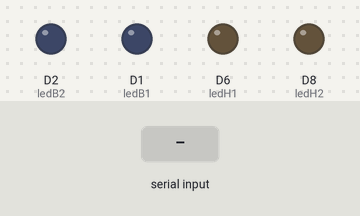
The sketch below on a simulated ESP8266 (NodeMCU). On the bench: output pins drawn as LEDs (lit = HIGH). The inputs (shaded band) are chosen by the test bench.

Above: at 1.2 s.
1.3 s: "A" received over Serial
At 1.6 s:
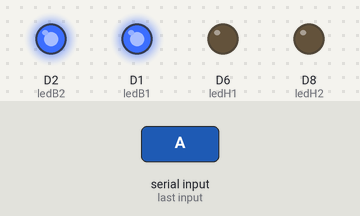
2.8 s: "C" received over Serial
At 4.0 s:
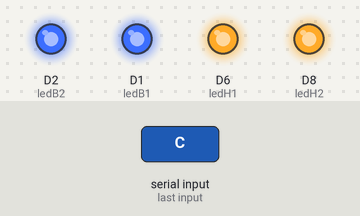
4.3 s: "B" received over Serial
At 5.1 s:
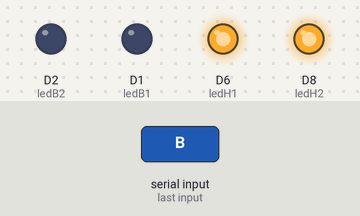
5.8 s: "D" received over Serial
At 6.3 s:
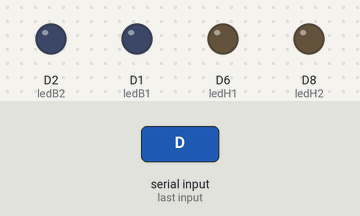
Timing chart, 0 to 8.3 s (numbered marks = the images above; inputs shaded):
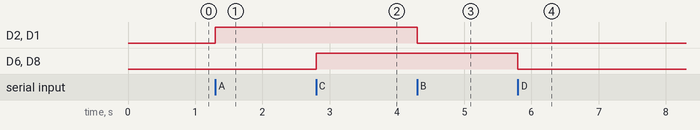

Measured:
- after the input at 1.3 s, D2 (ledB2), D1 (ledB1): LOW → HIGH at once
- after the input at 2.8 s, D6 (ledH1), D8 (ledH2): LOW → HIGH at once
- after the input at 4.3 s, D2 (ledB2), D1 (ledB1): HIGH → LOW at once
- after the input at 5.8 s, D6 (ledH1), D8 (ledH2): HIGH → LOW at once

The sketch:

sketch_Arduino_Mcu__Face_Motion_Detector.ino
```cpp
int ledH1 = D6;
int ledH2 = D8;
int ledB1 = D1;
int ledB2 = D2;
char data;
void setup() {
  // put your setup code here, to run once:
Serial.begin(9600);
pinMode(ledH1, OUTPUT);
pinMode(ledH2, OUTPUT);
pinMode(ledB1, OUTPUT);
pinMode(ledB2, OUTPUT);
}

void comunication()
{
  while (Serial.available()>0)
  {
    data = Serial.read();
  }
}

void loop() {
  // put your main code here, to run repeatedly:
comunication();
process();
}

void process()
{
  if (data == 'A')
  {
    digitalWrite(ledB1, HIGH);
    digitalWrite(ledB2, HIGH);
  }
  else if (data == 'B')
  {
    digitalWrite(ledB1, LOW);
    digitalWrite(ledB2, LOW);
  }
  else if (data == 'C')
  {
    digitalWrite(ledH1, HIGH);
    digitalWrite(ledH2, HIGH);
  }
  else if (data == 'D')
  {
    digitalWrite(ledH1, LOW);
    digitalWrite(ledH2, LOW);
  }
}
```
